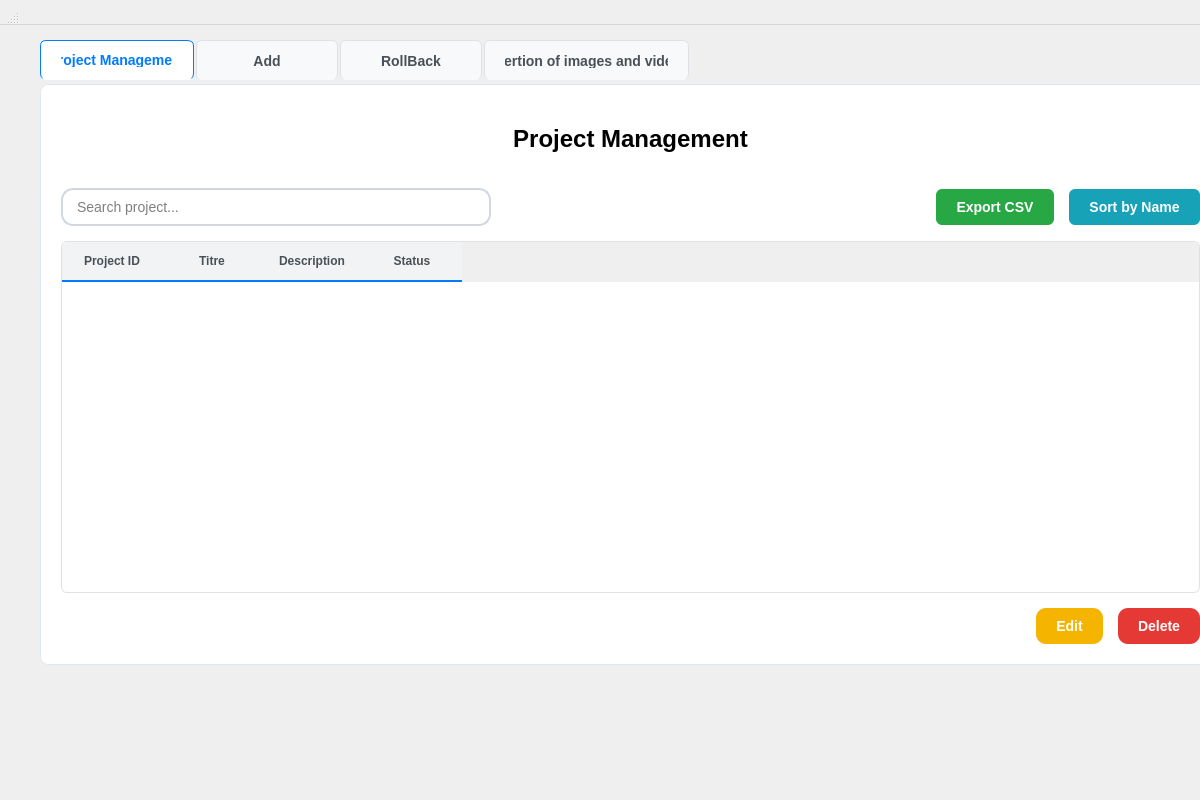
<?xml version="1.0" encoding="UTF-8"?>
<ui version="4.0">
 <class>ProjectWidget</class>
 <widget class="QWidget" name="ProjectWidget">
  <property name="geometry">
   <rect>
    <x>0</x>
    <y>0</y>
    <width>1200</width>
    <height>800</height>
   </rect>
  </property>
  <property name="styleSheet">
   <string>QMainWindow {
    background-color: #f8f9fa;
    font-family: 'Segoe UI', Arial, sans-serif;
}

QTabWidget::pane {
    border: 1px solid #e1e8ed;
    border-radius: 8px;
    background-color: #ffffff;
    margin-top: 4px;
}

QTabWidget::tab-bar {
    alignment: left;
}

QTabBar::tab {
    background-color: #f8f9fa;
    border: 1px solid #dee2e6;
    border-bottom: none;
    border-radius: 6px 6px 0 0;
    padding: 12px 20px;
    margin-right: 2px;
    font-weight: 700; /* make tab text bold */
    color: #495057;
    font-size: 14px;
    min-width: 100px;
}

QTabBar::tab:selected {
    background-color: #ffffff;
    color: #007bff;
    border-color: #007bff;
    border-bottom: 1px solid #ffffff;
}

QTableWidget {
    gridline-color: #e9ecef;
    background-color: #ffffff;
    alternate-background-color: #f8f9fa;
    border: 1px solid #dee2e6;
    border-radius: 6px;
}

QTableWidget::item {
    padding: 8px;
    border-bottom: 1px solid #e9ecef;
}

QTableWidget::item:selected {
    background-color: #e3f2fd;
    color: #1976d2;
}

QHeaderView::section {
    background-color: #f1f3f4;
    padding: 10px;
    border: none;
    border-bottom: 2px solid #007bff;
    font-weight: 600;
    color: #495057;
}

QPushButton {
    background-color: #007bff;
    color: white;
    border: none;
    padding: 10px 20px;
    border-radius: 6px;
    font-weight: 600;
    font-size: 14px;
}

/* Service Management Button Colors */
QPushButton#exportCsvBtn {
    background-color: #28a745;
    color: white;
}

QPushButton#exportCsvBtn:hover {
    background-color: #218838;
}

QPushButton#btnSortByName {
    background-color: #17a2b8;
    color: white;
}

QPushButton#btnSortByName:hover {
    background-color: #138496;
}

QPushButton#btnEditService {
    /* Modified to match reference: yellow/golden modify button */
    background-color: #f5b400;
    color: white;
    font-weight: 600;
    border-radius: 10px;
    padding: 10px 20px;
}

QPushButton#btnEditService:hover {
    background-color: #e0a800;
}

QPushButton#btnEditService:disabled {
    background-color: #6c757d;
    color: #ffffff;
}

QPushButton#btnDeleteService {
    background-color: #e53935;
    color: white;
    border-radius: 10px;
    padding: 10px 20px;
}

QPushButton#btnDeleteService:hover {
    background-color: #c62828;
}

QPushButton#btnDeleteService:disabled {
    background-color: #6c757d;
    color: #ffffff;
}

/* updateClientBtn removed from UI (Modify button removed from Clients tab) */

QLineEdit, QTextEdit, QComboBox {
    padding: 8px 12px;
    border: 2px solid #d0d7dd;
    border-radius: 12px;
    background-color: #ffffff;
    color: #000000;
    font-size: 14px;
}

QLineEdit:hover {
    border: 2px solid #4da3ff;
}

QLineEdit:focus {
    border: 2px solid #007bff;
    outline: none;
}

QLabel {
    color: #000000;
    font-size: 14px;
    font-weight: 500;
}

QLabel#headerTitle {
    font-size: 24px;
    font-weight: 700;
    color: #000000;
    padding: 20px 0;
}
QLabel#headerTitle:hover {
    color: #1e88ff; /* light blue text on hover */
}
</string>
  </property>
  <widget class="QWidget" name="centralwidget">
   <property name="geometry">
    <rect>
     <x>10</x>
     <y>20</y>
     <width>1241</width>
     <height>665</height>
    </rect>
   </property>
   <layout class="QVBoxLayout" name="mainLayout">
    <property name="spacing">
     <number>20</number>
    </property>
    <property name="leftMargin">
     <number>30</number>
    </property>
    <property name="topMargin">
     <number>20</number>
    </property>
    <property name="rightMargin">
     <number>30</number>
    </property>
    <property name="bottomMargin">
     <number>20</number>
    </property>
    <item>
     <widget class="QTabWidget" name="clientTabWidget">
      <property name="currentIndex">
       <number>0</number>
      </property>
      <widget class="QWidget" name="serviceManagementTab">
       <attribute name="icon">
        <iconset resource="resources.qrc">
         <normaloff>:/resources/icons/clients.svg</normaloff>:/resources/icons/clients.svg</iconset>
       </attribute>
       <attribute name="title">
        <string>Project Management</string>
       </attribute>
       <layout class="QVBoxLayout" name="serviceManagementLayout">
        <property name="spacing">
         <number>15</number>
        </property>
        <property name="leftMargin">
         <number>20</number>
        </property>
        <property name="topMargin">
         <number>20</number>
        </property>
        <property name="rightMargin">
         <number>20</number>
        </property>
        <property name="bottomMargin">
         <number>20</number>
        </property>
        <item>
         <widget class="QLabel" name="headerTitle">
          <property name="text">
           <string>Project Management</string>
          </property>
          <property name="alignment">
           <set>Qt::AlignmentFlag::AlignCenter</set>
          </property>
         </widget>
        </item>
        <item>
         <layout class="QHBoxLayout" name="topControlsLayout">
          <item>
           <widget class="QLineEdit" name="searchServices">
            <property name="minimumSize">
             <size>
              <width>250</width>
              <height>0</height>
             </size>
            </property>
            <property name="placeholderText">
             <string>Search project...</string>
            </property>
            <property name="clearButtonEnabled">
             <bool>true</bool>
            </property>
           </widget>
          </item>
          <item>
           <spacer name="topControlsSpacer">
            <property name="orientation">
             <enum>Qt::Orientation::Horizontal</enum>
            </property>
            <property name="sizeHint" stdset="0">
             <size>
              <width>40</width>
              <height>20</height>
             </size>
            </property>
           </spacer>
          </item>
          <item>
           <widget class="QPushButton" name="exportCsvBtn">
            <property name="text">
             <string>Export CSV</string>
            </property>
            <property name="icon">
             <iconset resource="resources.qrc">
              <normaloff>:/resources/icons/export.svg</normaloff>:/resources/icons/export.svg</iconset>
            </property>
            <property name="iconSize">
             <size>
              <width>16</width>
              <height>16</height>
             </size>
            </property>
           </widget>
          </item>
          <item>
           <widget class="QPushButton" name="btnSortByName">
            <property name="text">
             <string>Sort by Name</string>
            </property>
            <property name="icon">
             <iconset resource="resources.qrc">
              <normaloff>:/resources/icons/sort.svg</normaloff>:/resources/icons/sort.svg</iconset>
            </property>
            <property name="iconSize">
             <size>
              <width>16</width>
              <height>16</height>
             </size>
            </property>
           </widget>
          </item>
         </layout>
        </item>
        <item>
         <widget class="QTableWidget" name="clientsTable">
          <property name="columnCount">
           <number>4</number>
          </property>
          <column>
           <property name="text">
            <string>Project ID</string>
           </property>
           <property name="font">
            <font>
             <bold>true</bold>
            </font>
           </property>
          </column>
          <column>
           <property name="text">
            <string>Titre</string>
           </property>
           <property name="font">
            <font>
             <bold>true</bold>
            </font>
           </property>
          </column>
          <column>
           <property name="text">
            <string>Description</string>
           </property>
           <property name="font">
            <font>
             <bold>true</bold>
            </font>
           </property>
          </column>
          <column>
           <property name="text">
            <string>Status</string>
           </property>
           <property name="font">
            <font>
             <bold>true</bold>
            </font>
           </property>
          </column>
         </widget>
        </item>
        <item>
         <layout class="QHBoxLayout" name="serviceButtonsLayout">
          <item>
           <spacer name="serviceButtonsSpacer">
            <property name="orientation">
             <enum>Qt::Orientation::Horizontal</enum>
            </property>
            <property name="sizeHint" stdset="0">
             <size>
              <width>40</width>
              <height>20</height>
             </size>
            </property>
           </spacer>
          </item>
          <item>
           <widget class="QPushButton" name="btnEditService">
            <property name="text">
             <string>Edit</string>
            </property>
            <property name="icon">
             <iconset resource="resources.qrc">
              <normaloff>:/resources/icons/modify.svg</normaloff>:/resources/icons/modify.svg</iconset>
            </property>
            <property name="iconSize">
             <size>
              <width>16</width>
              <height>16</height>
             </size>
            </property>
           </widget>
          </item>
          <item>
           <widget class="QPushButton" name="btnDeleteService">
            <property name="text">
             <string>Delete</string>
            </property>
            <property name="icon">
             <iconset resource="resources.qrc">
              <normaloff>:/resources/icons/delete.svg</normaloff>:/resources/icons/delete.svg</iconset>
            </property>
            <property name="iconSize">
             <size>
              <width>16</width>
              <height>16</height>
             </size>
            </property>
           </widget>
          </item>
         </layout>
        </item>
       </layout>
      </widget>
      <widget class="QWidget" name="addTab">
       <attribute name="icon">
        <iconset resource="resources.qrc">
         <normaloff>:/resources/icons/add.svg</normaloff>:/resources/icons/add.svg</iconset>
       </attribute>
       <attribute name="title">
        <string>Add</string>
       </attribute>
       <layout class="QVBoxLayout" name="addLayout">
        <property name="spacing">
         <number>15</number>
        </property>
        <property name="leftMargin">
         <number>20</number>
        </property>
        <property name="topMargin">
         <number>20</number>
        </property>
        <property name="rightMargin">
         <number>20</number>
        </property>
        <property name="bottomMargin">
         <number>20</number>
        </property>
        <item>
         <widget class="QLabel" name="addLabel">
          <property name="text">
           <string>Add New Project</string>
          </property>
          <property name="alignment">
           <set>Qt::AlignmentFlag::AlignCenter</set>
          </property>
         </widget>
        </item>
        <item>
         <layout class="QFormLayout" name="addFormLayout">
          <item row="0" column="0">
           <widget class="QLabel" name="addServiceIdLabel">
            <property name="text">
             <string>Project ID</string>
            </property>
           </widget>
          </item>
          <item row="0" column="1">
           <widget class="QLineEdit" name="addServiceIdEdit">
            <property name="readOnly">
             <bool>true</bool>
            </property>
           </widget>
          </item>
          <item row="1" column="0">
           <widget class="QLabel" name="addServiceNameLabel">
            <property name="text">
             <string>Titre</string>
            </property>
           </widget>
          </item>
          <item row="1" column="1">
           <widget class="QLineEdit" name="addNameEdit"/>
          </item>
          <item row="2" column="0">
           <widget class="QLabel" name="addServiceDescLabel">
            <property name="text">
             <string>Description:</string>
            </property>
           </widget>
          </item>
          <item row="2" column="1">
           <widget class="QTextEdit" name="addDescriptionEdit"/>
          </item>
          <item row="3" column="0">
           <widget class="QLabel" name="addServiceCategoryLabel">
            <property name="text">
             <string>Status</string>
            </property>
           </widget>
          </item>
          <item row="3" column="1">
           <widget class="QComboBox" name="addCategoryCombo">
            <item>
             <property name="text">
              <string>Yes</string>
             </property>
            </item>
            <item>
             <property name="text">
              <string>No</string>
             </property>
            </item>
           </widget>
          </item>
         </layout>
        </item>
        <item>
         <layout class="QHBoxLayout" name="addButtonLayout">
          <item>
           <spacer name="addButtonSpacer">
            <property name="orientation">
             <enum>Qt::Orientation::Horizontal</enum>
            </property>
            <property name="sizeHint" stdset="0">
             <size>
              <width>40</width>
              <height>20</height>
             </size>
            </property>
           </spacer>
          </item>
          <item>
           <widget class="QPushButton" name="addServiceBtn">
            <property name="text">
             <string>Add Project</string>
            </property>
            <property name="icon">
             <iconset resource="resources.qrc">
              <normaloff>:/resources/icons/add.svg</normaloff>:/resources/icons/add.svg</iconset>
            </property>
           </widget>
          </item>
         </layout>
        </item>
        <item>
         <spacer name="addVerticalSpacer">
          <property name="orientation">
           <enum>Qt::Orientation::Vertical</enum>
          </property>
          <property name="sizeHint" stdset="0">
           <size>
            <width>20</width>
            <height>40</height>
           </size>
          </property>
         </spacer>
        </item>
       </layout>
      </widget>
      <widget class="QWidget" name="voiceChatTab">
       <attribute name="icon">
        <iconset resource="resources.qrc">
         <normaloff>:/resources/icons/undo.svg</normaloff>:/resources/icons/undo.svg</iconset>
       </attribute>
       <attribute name="title">
        <string>RollBack</string>
       </attribute>
       <layout class="QVBoxLayout" name="voiceChatLayout">
        <property name="spacing">
         <number>15</number>
        </property>
        <property name="leftMargin">
         <number>20</number>
        </property>
        <property name="topMargin">
         <number>20</number>
        </property>
        <property name="rightMargin">
         <number>20</number>
        </property>
        <property name="bottomMargin">
         <number>20</number>
        </property>
        <item>
         <layout class="QHBoxLayout" name="voiceControlLayout"/>
        </item>
       </layout>
      </widget>
      <widget class="QWidget" name="modifyTab">
       <attribute name="icon">
        <iconset resource="resources.qrc">
         <normaloff>:/resources/icons/camera.svg</normaloff>:/resources/icons/camera.svg</iconset>
       </attribute>
       <attribute name="title">
        <string>Insertion of images and videos</string>
       </attribute>
       <layout class="QVBoxLayout" name="modifyLayout">
        <property name="spacing">
         <number>15</number>
        </property>
        <property name="leftMargin">
         <number>20</number>
        </property>
        <property name="topMargin">
         <number>20</number>
        </property>
        <property name="rightMargin">
         <number>20</number>
        </property>
        <property name="bottomMargin">
         <number>20</number>
        </property>
       </layout>
      </widget>
     </widget>
    </item>
   </layout>
  </widget>
  <widget class="QMenuBar" name="menubar">
   <property name="geometry">
    <rect>
     <x>0</x>
     <y>0</y>
     <width>1200</width>
     <height>25</height>
    </rect>
   </property>
  </widget>
  <widget class="QStatusBar" name="statusbar">
   <property name="geometry">
    <rect>
     <x>0</x>
     <y>0</y>
     <width>20</width>
     <height>25</height>
    </rect>
   </property>
  </widget>
 </widget>
 <resources>
  <include location="resources.qrc"/>
 </resources>
 <connections/>
</ui>
